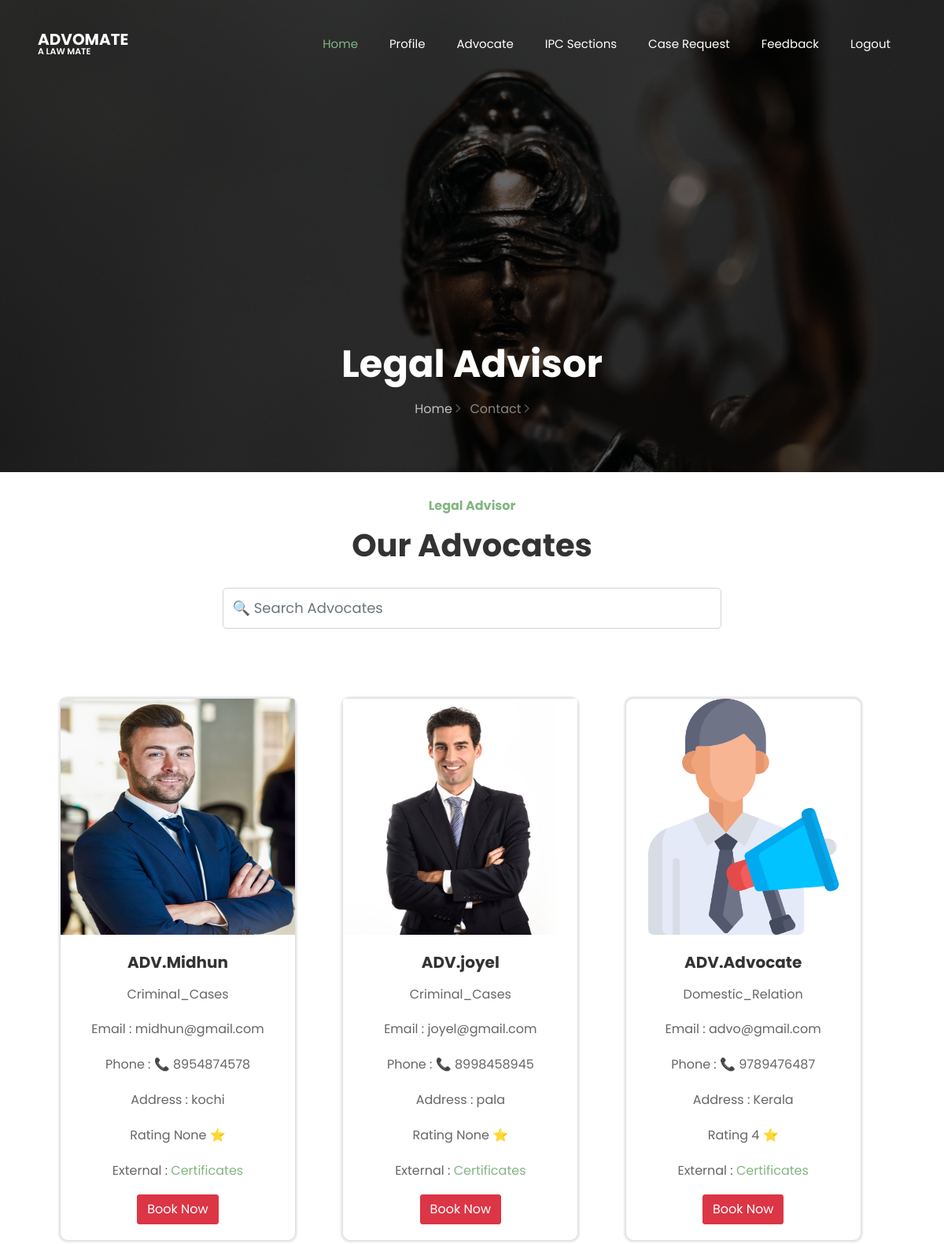
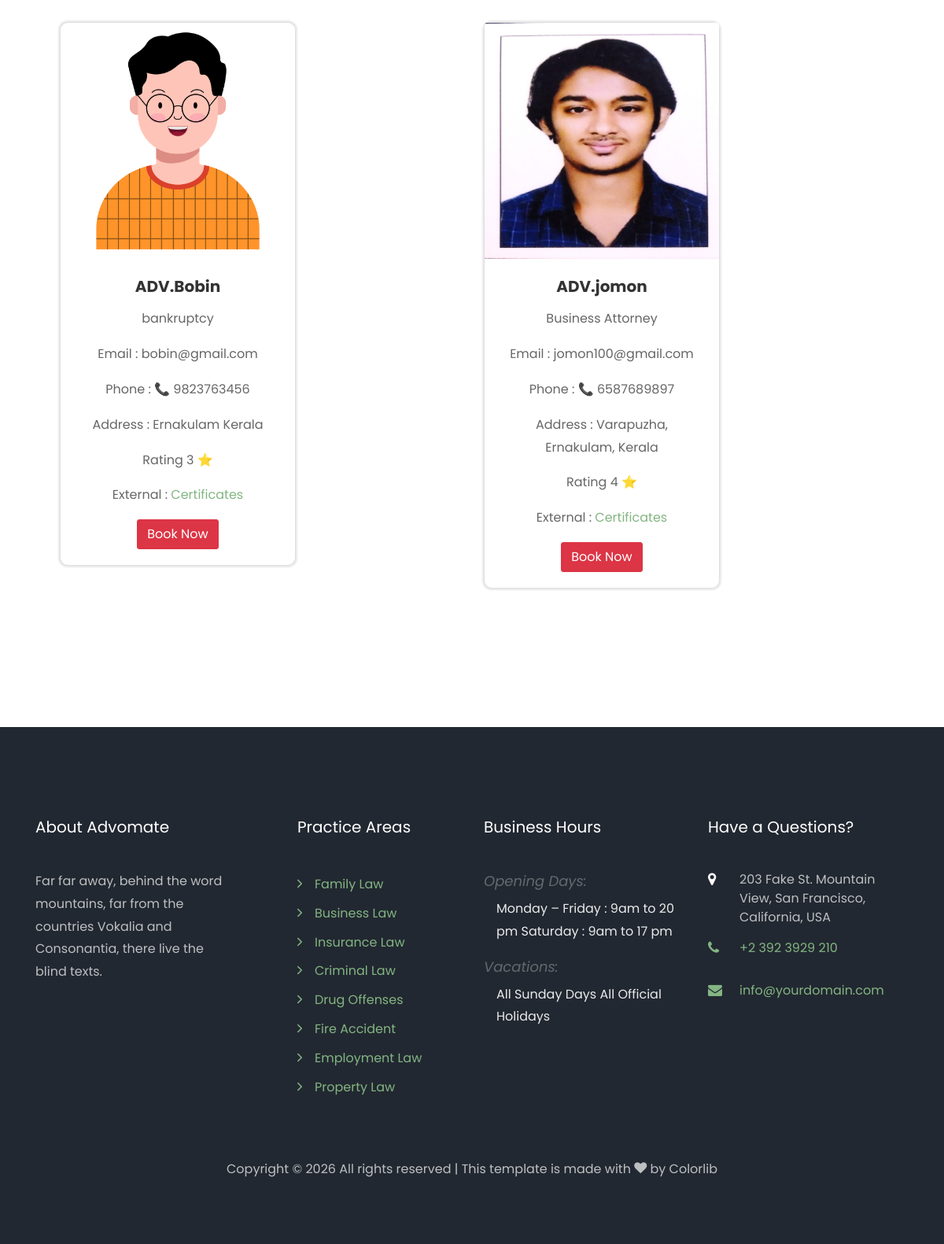
Page /userview_Advocate/ on the committed database (2 pictures, top to bottom).
### myapp/models.py (models this page shows)
class Advocate(models.Model):
    name = models.CharField(max_length=100, null=True)
    email = models.EmailField(max_length=100, null=True)
    phone = models.IntegerField(null=True, blank=True)
    address = models.CharField(max_length=300, null=True)
    dob = models.DateField()
    gender = models.CharField(max_length=100)
    image = models.ImageField(null=True, upload_to="profile")
    files = models.FileField(null=True, upload_to="profile")
    loginid = models.ForeignKey(Login, on_delete=models.CASCADE, null=True)
    district= models.CharField(max_length=100, null=True)
    category=models.CharField(max_length=100, null=True)
    qualification=models.CharField(max_length=100, null=True)
    Regfee=models.CharField(max_length=100, null=True,default="Pending")
    advo_rating=models.IntegerField(null=True,blank=True)
    def __str__(self):
        return self.name

### myapp/views.py (the view)
# urls.py: path('userview_Advocate/',views.userview_Advocate),
def userview_Advocate(request):
    vie = Advocate.objects.filter(loginid__is_active=1)
    print(vie)
    return render(request, "User/advocate_view.html", {"vie": vie})

### templates/User/advocate_view.html (shortened to what this page needs)
{% extends 'User/common.html' %}
{% load static %}
{% block header %}
<br>
<section class="ftco-section ftco-no-pt">
    <div class="container" style="border-radius: 10px;">
        <div class="row justify-content-center mb-5 pb-3">
            <div class="col-md-7 text-center heading-section ftco-animate">
                <span class="subheading">Legal Advisor</span>
                <h2 class="mb-4">Our Advocates</h2>
                <input type="text" class="form-control" placeholder="🔍 Search Advocates " id="searchInput" name="" id="">
            </div>
        </div>
        <div class="row m-3 my-5">
            {% for i in vie %}
            <div class="col my-3">
                <div class="card" style="border-radius: 10px;box-shadow: 0 0 2px 2px rgb(233, 233, 233);width: 300px;">
                    <img src="/static/media/{{i.image}}" class="card-img-top" height="300px"
                        alt="Hollywood Sign on The Hill" />
                    <div class="card-body">
                        <center>
                            <h5 class="card-title"><b>ADV.{{i.name}}</b></h5>
                            <p class="">{{i.category}}</p>
                            <p class="">Email : {{i.email}}</p>
                            <p class="">Phone : 📞 {{i.phone}}</p>
                            <p class="">Address : {{i.address}}</p>
                            <p class="">Rating {{i.advo_rating}} ⭐</p>
                            <p class="">External : <a href="/static/media/{{i.files}}">Certificates</a></p>
                            <a href="/user_book_case?email={{i.email}}" class="btn btn-danger">Book Now</a>
                        </center>
                    </div>
                </div>
            </div><br><br>
            {% endfor %}
        </div>
    </div>
</section>
{% endblock %}

### rows in the picture
Advocate: image (picture), name "Midhun", category "Criminal_Cases", email "midhun@gmail.com", phone "8954874578", address "kochi", advo_rating "None"
Advocate: image (picture), name "joyel", category "Criminal_Cases", email "joyel@gmail.com", phone "8998458945", address "pala", advo_rating "None"
Advocate: image (picture), name "Advocate", category "Domestic_Relation", email "advo@gmail.com", phone "9789476487", address "Kerala", advo_rating "4"
Advocate: image (placeholder picture), name "Bobin", category "bankruptcy", email "bobin@gmail.com", phone "9823763456", address "Ernakulam Kerala", advo_rating "3"
Advocate: image (picture), name "jomon", category "Business Attorney", email "jomon100@gmail.com", phone "6587689897", address "Varapuzha, Ernakulam, Kerala", advo_rating "4"
